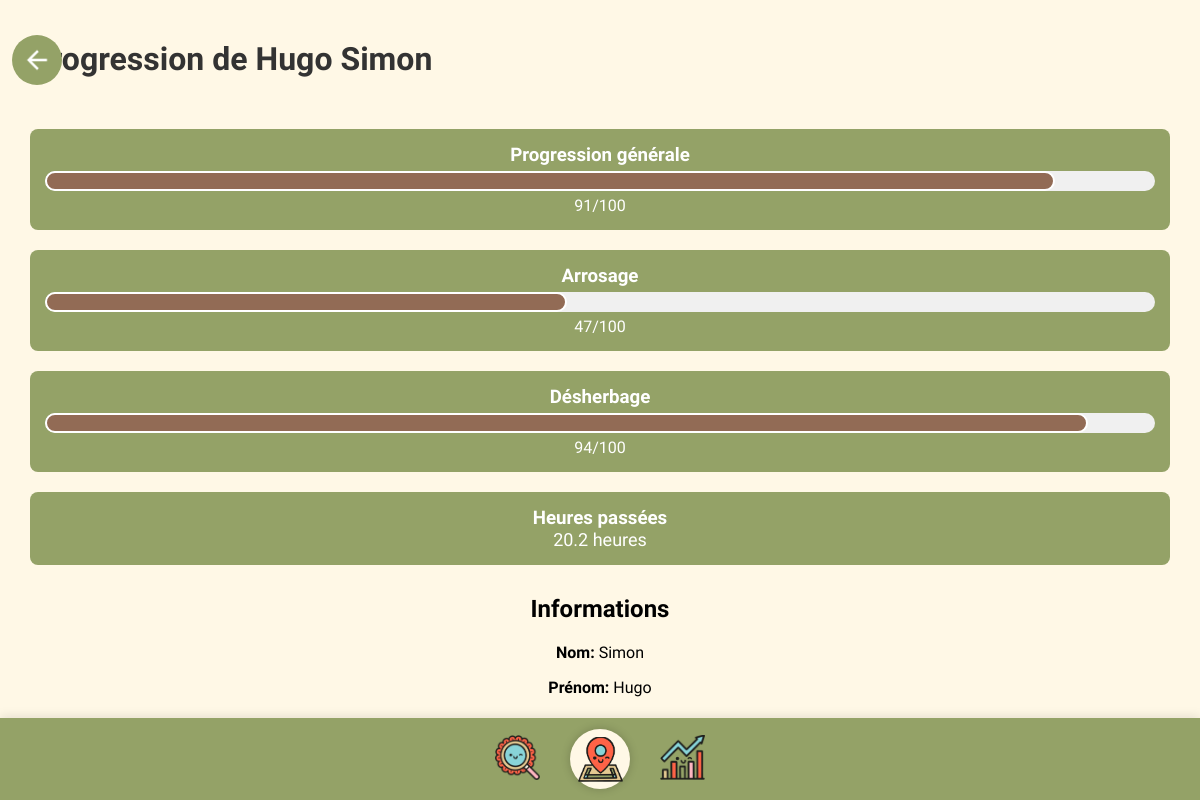
Page /progression/14 on the committed database.
### tables this page shows
CREATE TABLE utilisateur (
        id_utilisateur INTEGER PRIMARY KEY AUTOINCREMENT,
        nom TEXT NOT NULL,
        prenom TEXT NOT NULL,
        tel TEXT,
        email TEXT UNIQUE NOT NULL,
        mdp TEXT NOT NULL,
        classe TEXT
    );

CREATE TABLE progression (
        id_utilisateur INTEGER,
        general TEXT,
        arrosage TEXT,
        desherbage TEXT,
        heures_passees REAL,
        PRIMARY KEY (id_utilisateur),
        FOREIGN KEY (id_utilisateur) REFERENCES utilisateur(id_utilisateur) ON DELETE CASCADE
    );

### routes/progression_routes.py (the view)
@progression_bp.route('/progression/<int:user_id>')
def user_progression(user_id):
    user_info, progression_data = get_user_progression(user_id)
    if not user_info:
        return redirect('/defis')
    return render_template('progression.html', user=user_info, progression=progression_data)

### backend/database_functions.py (called while the page is built)
def get_user_progression(user_id):
    conn = sqlite3.connect("./backend/plantes.db")
    cursor = conn.cursor()
    cursor.execute('''
    SELECT id_utilisateur, nom, prenom, email, classe
    FROM utilisateur
    WHERE id_utilisateur = ?
    ''', (user_id,))
    user_info = cursor.fetchone()
    if not user_info:
        conn.close()
        return None, None
    cursor.execute('''
    SELECT general, arrosage, desherbage, heures_passees
    FROM progression
    WHERE id_utilisateur = ?
    ''', (user_id,))
    progression_data = cursor.fetchone()
    conn.close()
    return user_info, progression_data

### templates/progression.html (shortened to what this page needs)
<!DOCTYPE html>
<html lang="fr">
<head>
  <link rel="stylesheet" href="{{ url_for('static', filename='global.css') }}" />
  <link rel="stylesheet" href="{{ url_for('static', filename='progression.css') }}" />
</head>
<body>
  <div class="container">
    <div class="main-header">
      <a href="{{ url_for('defis.defis') }}" class="back-button">
        <img src="static/images/bouton_retour.png" alt="Retour" />
      </a>
      <h1 class="page-title">Progression de {{ user[2] }} {{ user[1] }}</h1>
    </div>
    <div class="progression-details">
      <div class="progress-section progress-general">
        <h3 class="progress-title">Progression générale</h3>
        <div class="progress-container">
          <div class="progress-bar progress-bar-general"></div>
        </div>
        <div class="score">{{ progression[0] }}/100</div>
      </div>
      <div class="progress-section progress-arrosage">
        <h3 class="progress-title">Arrosage</h3>
        <div class="progress-container">
          <div class="progress-bar progress-bar-arrosage"></div>
        </div>
        <div class="score">{{ progression[1] }}/100</div>
      </div>
      <div class="progress-section progress-desherbage">
        <h3 class="progress-title">Désherbage</h3>
        <div class="progress-container">
          <div class="progress-bar progress-bar-desherbage"></div>
        </div>
        <div class="score">{{ progression[2] }}/100</div>
      </div>
      <div class="progress-section progress-heures">
        <h3 class="progress-title">Heures passées</h3>
        <div class="hours">{{ progression[3] }} heures</div>
      </div>
    </div>
    <div class="user-info">
      <h2>Informations</h2>
      <p><strong>Nom:</strong> {{ user[1] }}</p>
      <p><strong>Prénom:</strong> {{ user[2] }}</p>
    </div>
  </div>
  <div class="group-wrapper">
    <div class="group-8">
      <a href="{{ url_for('info.index') }}">
        <img class="loupe" src="static/images/loupe.png" />
      </a>
      <a href="{{ url_for('accueil.accueil') }}">
        <div class="map-wrapper">
          <img class="map" src="static/images/map.png" />
        </div>
      </a>
      <a href="{{ url_for('defis.defis') }}">
        <img class="resultats" src="static/images/resultats.png" />
      </a>
    </div>
  </div>
</body>
</html>

### static/global.css (style rules this page uses)
body { background-color: #FFF8E6; font-family: "DynaPuff", cursive; margin: 0; padding-bottom: 80px; display: flex; flex-direction: column; align-items: center; text-align: center; padding : 20px 10px; }
h1 { text-align: center; font-size: 24px; margin-top: 20px; }
.group-wrapper { position: fixed; width: 100%; height: 82px; bottom: 0; background-color: #94A267; display: flex; justify-content: center; align-items: center; z-index: 9999; box-shadow: 0 -2px 10px rgba(0, 0, 0, 0.1); }
.group-8 { display: flex; align-items: center; justify-content: center; gap: 40px; }
.group-8 img { height: 40px; width: auto; object-fit: cover; }
.map-wrapper { width: 60px; height: 60px; background-color: #FFF8E6; border-radius: 50%; display: flex; align-items: center; justify-content: center; box-shadow: 0 0 10px rgba(0, 0, 0, 0.2); }
.map { width: 40px; height: 40px; object-fit: cover; }

### static/progression.css (style rules this page uses)
.container { width: 100%; max-width: 1200px; margin: 0 auto; padding: 0 20px; box-sizing: border-box; }
.progress-section { background-color: #94A267; padding: 15px; margin-bottom: 20px; border-radius: 8px; }
.progress-section h3 { margin: 0; color: white; }
.progress-container { width: 100%; height: 20px; background-color: #f0f0f0; border-radius: 10px; margin: 5px 0; overflow: hidden; box-sizing: border-box; }
.progress-bar { height: 100%; background-color: #926B55; border-radius: 10px; transition: width 0.5s ease-in-out; border: 2px solid white; box-sizing: border-box; }
.score { color: white; }
.hours { color: white; font-size: 18px; }
.main-header { display: flex; align-items: center; justify-content: space-between; margin-bottom: 30px; }
.page-title { font-size: 32px; color: #333; }
.user-info { margin-top: 30px; }
.back-button { color: white; position: absolute; left: 1%; background-color: #94a267; width: 50px; height: 50px; border: none; border-radius: 50%; text-align: center; display: flex; align-items: center; justify-content: center; cursor: pointer; transition: background-color 0.3s; }
.back-button img { width: 30px; height: 30px; }
.group-wrapper { position: fixed; width: 100%; display: flex; justify-content: center; bottom: 0; left: 0; padding: 10px 0; box-sizing: border-box; }
.group-8 { display: flex; gap: 30px; }
.group-8 img { width: 45px; height: 45px; }

### rows in the picture
utilisateur: prenom "Hugo", nom "Simon"
progression: general "91", arrosage "47", desherbage "94", heures_passees "20.2"
